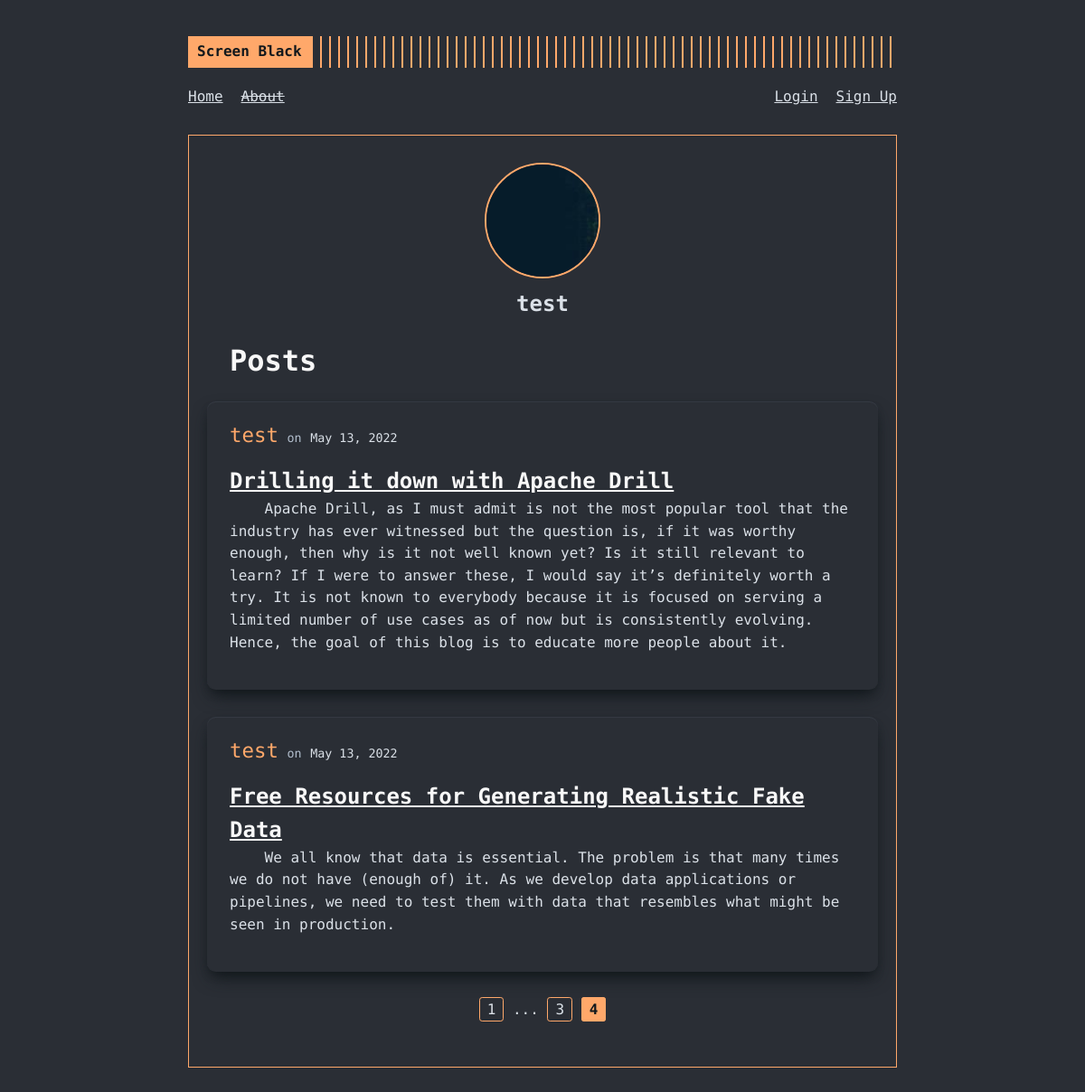
The page /user/test?page=4 on the database its author committed.
### screenblack/models.py (models this page shows, shortened)
class User(db.Model, UserMixin):
  id = db.Column(db.Integer, primary_key = True)
  username = db.Column(db.String(20), nullable = False, unique = True)
  email = db.Column(db.String(120), nullable = False, unique = True)
  picture = db.Column(db.String(20), nullable = False, default = "default.jpg")
  password = db.Column(db.String(60), nullable = False)
  posts = db.relationship("Post", backref = "author", lazy = True)

class Post(db.Model):
  id = db.Column(db.Integer, primary_key = True)
  title = db.Column(db.String(100), nullable = False)
  date_posted = db.Column(db.DateTime, nullable = False, default = datetime.utcnow)
  content = db.Column(db.Text, nullable = False)
  user_id = db.Column(db.Integer, db.ForeignKey('user.id'), nullable = False)

### screenblack/routes.py (the view)
@app.route("/user/<string:username>")
def user_about(username):
  page = request.args.get("page", default=1, type=int)
  user = User.query.filter_by(username=username).first_or_404()
  posts = Post.query.filter_by(author=user).order_by(Post.date_posted.desc()).paginate(page = page, per_page=5)
  return render_template("user_about.html", user = user, posts = posts, title = username)

### screenblack/templates/user_about.html
{% extends "layout.html" %}
{% block content %}
  <div class="profile-card">
    <img src="{{ url_for('static', filename='profilepics/'+user.picture) }}" alt="profile picture for {{ user.username }}" class="profile-image">
    <h2 class="profile-card-username">{{ user.username }}</h2>
  </div>
  <h1 class="user-about-heading">Posts{{ user.posts.total }}</h1>
  {% for post in posts.items %}
    <article class="article-body">
      <div class="home-article">
        <div class="article-author-details">
          <a class="article-author">{{ post.author.username }}</a>
          <small class="text-muted">on</small>
          <small class="article-date">{{ post.date_posted.strftime("%B %d, %Y") }}</small>
        </div>
      </div>
      <h2><a class="article-title" href="{{ url_for('post', post_id=post.id) }}">{{ post.title }}</a></h2>
      <div class="article-content">
        <p>{{ post.content }}</p>
      </div>
    </article>
  {% endfor %}
  <div class="pagination">
    {% for page_num in posts.iter_pages(left_edge = 1, right_edge = 1, left_current = 1, right_current = 2) %}
      {% if page_num %}
        {% if page_num == posts.page %}
          <a class="link-current" href="{{ url_for('user_about', username = user.username, page=page_num) }}">{{ page_num }}</a>
        {% else %}
          <a href="{{ url_for('user_about', username = user.username, page=page_num) }}">{{ page_num }}</a>
        {% endif %}
      {% else %}
        ...
      {% endif %}
    {% endfor %}
  </div>
{% endblock content %}

### screenblack/static/main.css (style rules this page uses)
:root { font-size: 16px; --gray0: #f8f8f8; --gray1: #dbe1e8; --gray2: #b2becd; --gray3: #6c7983; --gray4: #444d55; --gray5: #363b44; --gray6: #2a2e35; --gray7: #12181c; --rajah: #ffa86a; --green: #09c372; --red: #ff3860; }
body { font-family: "Fira Code", monospace; background-color: var(--gray6); color: var(--gray1); line-height: 1.54; }
h1 { color: var(--gray0); font-weight: 700; }
a { color: inherit; }
p { margin-bottom: 20px; }
.article-body { padding: 20px 25px; background-color: var(--gray6); box-shadow: var(--gray5) 0px 1px 1px 0px inset, var(--gray7) 0px 10px 20px -5px, var(--gray7) 0px 6px 12px -6px; margin: 20px 0; border-radius: 0.6rem; }
.article-body:not(:last-of-type) { margin-bottom: 30px; }
.home-article { display: flex; align-items: center; margin-bottom: 15px; }
.article-title { color: var(--gray0); }
.article-author { color: var(--rajah); font-size: 1.4rem; }
.article-date { color: var(--gray1); }
.article-content p { text-indent: 4ch; }
.text-muted { color: var(--gray2); }
.profile-card { text-align: center; }
.profile-image { display: block; max-width: 128px; margin: 10px auto; border: 2px solid var(--rajah); border-radius: 50%; }
.pagination { margin: 30px 0; text-align: center; }
.pagination a { min-width: 2ch; text-decoration: none; border: 1px solid var(--rajah); padding: 0.2rem 0.5rem; border-radius: 0.2rem; }
.link-current { pointer-events: none; background-color: var(--rajah); color: var(--gray7); font-weight: bold; }
.user-about-heading { margin: 20px 25px 0; }

### rows shown on the page
User: picture+username (picture), username "test"
Post: author.username "test", date_posted "May 13, 2022", title "Drilling it down with Apache Drill", content "Apache Drill, as I must admit is not the most popular tool that the industry has ever witnessed but the question is, if it was worthy enough, then why is it not well known yet? Is it still relevant to learn? If I were to answer these, I would say it’s definitely worth a try. It is not known to everybody because it is focused on serving a limited number of use cases as of now but is consistently evolving. Hence, the goal of this blog is to educate more people about it."
Post: author.username "test", date_posted "May 13, 2022", title "Free Resources for Generating Realistic Fake Data", content "We all know that data is essential. The problem is that many times we do not have (enough of) it. As we develop data applications or pipelines, we need to test them with data that resembles what might be seen in production."

### other values the page prints
{{ page_num }} "1" "3"
{{ page_num }} "4"
